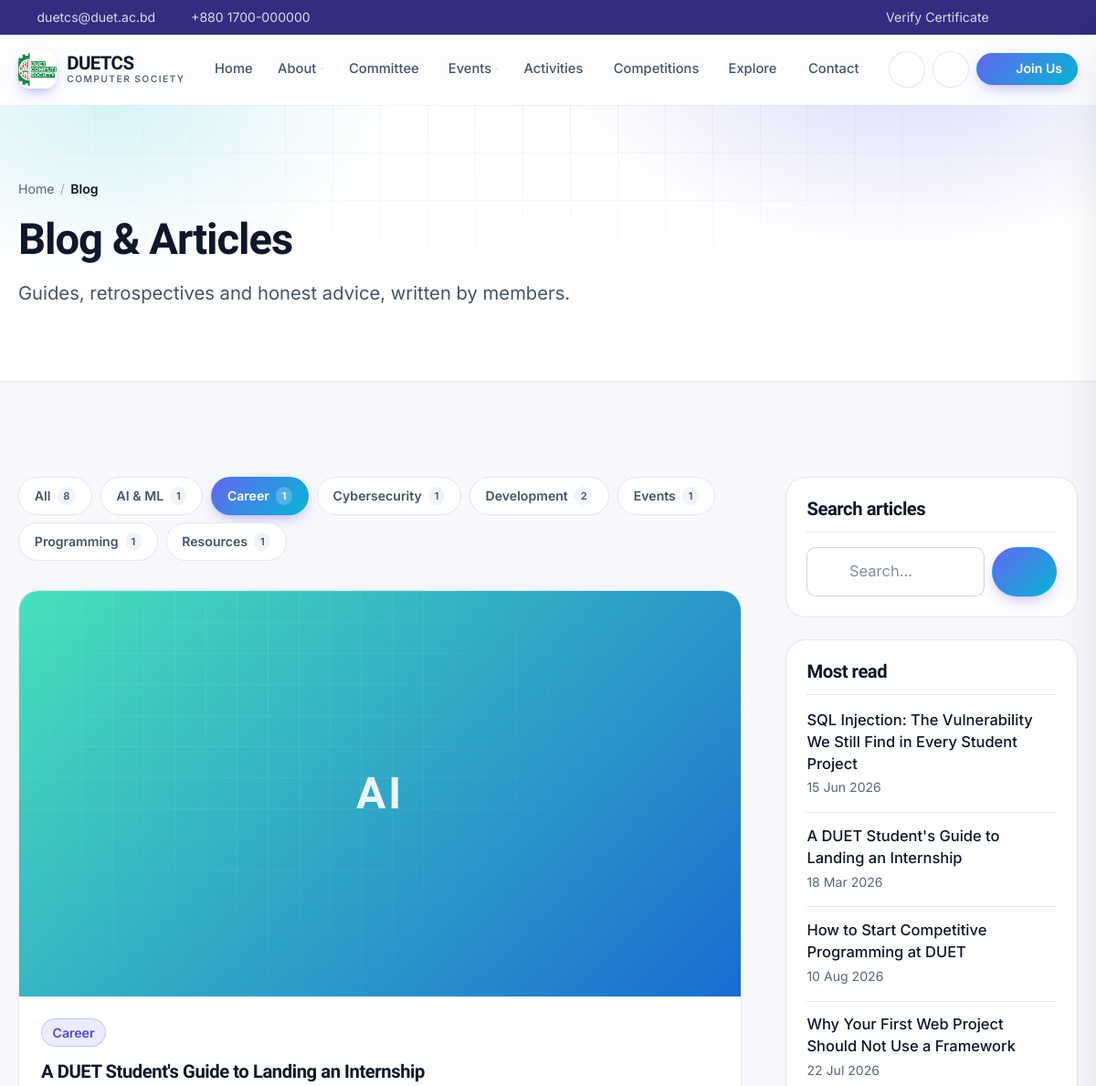
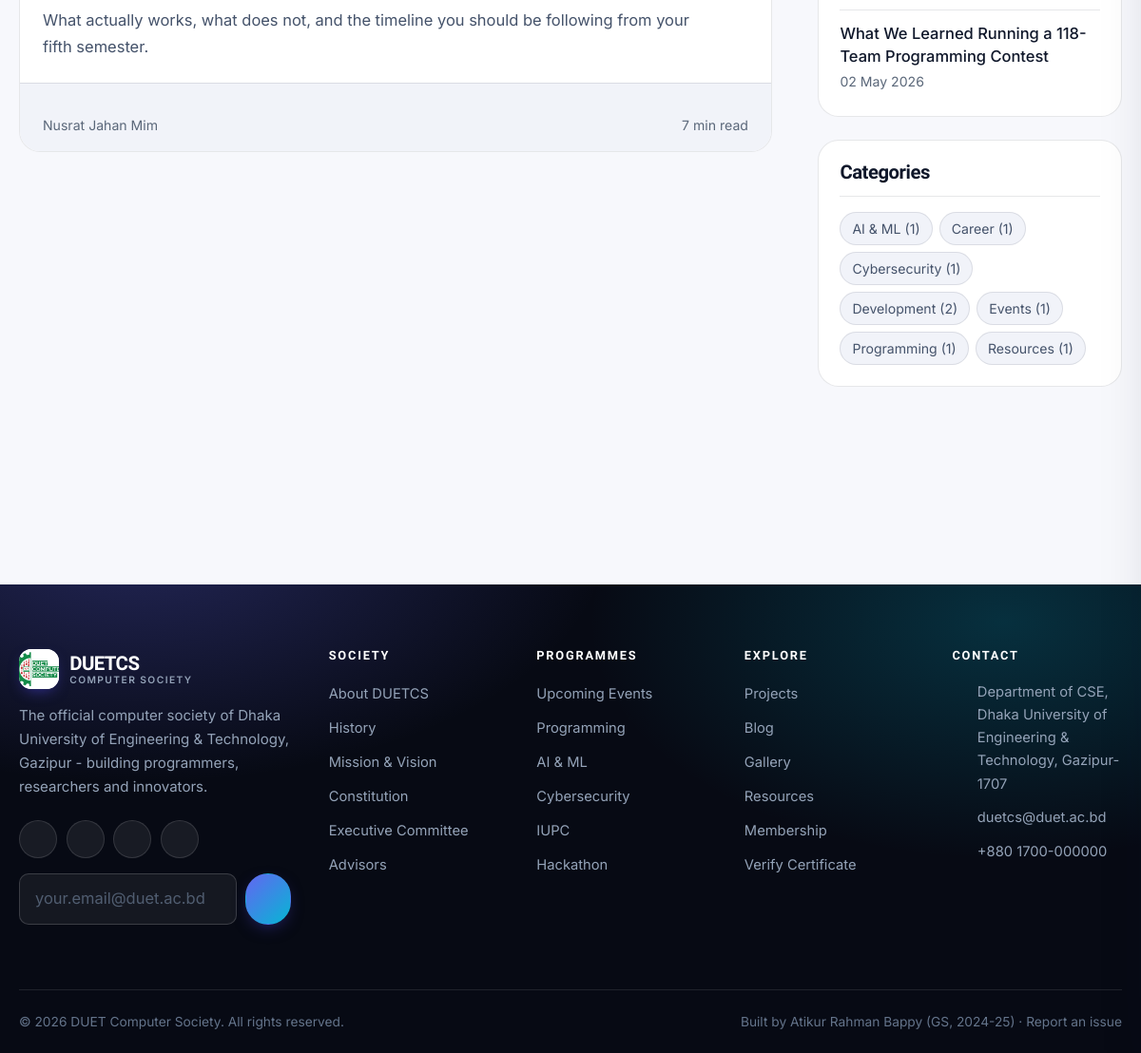
/index.php?p=blog&category=Career, run on the app's committed database (2 pictures, top to bottom).
### tables this page shows
CREATE TABLE posts (
  id           INT UNSIGNED NOT NULL AUTO_INCREMENT,
  title        VARCHAR(180) NOT NULL,
  slug         VARCHAR(200) NOT NULL,
  excerpt      VARCHAR(320) DEFAULT NULL,
  content      LONGTEXT,
  cover        VARCHAR(255) DEFAULT NULL,
  category     VARCHAR(60)  NOT NULL DEFAULT 'General',
  tags         VARCHAR(255) DEFAULT NULL,
  author_id    INT UNSIGNED DEFAULT NULL,
  author_name  VARCHAR(120) DEFAULT NULL,
  read_minutes INT NOT NULL DEFAULT 4,
  views        INT UNSIGNED NOT NULL DEFAULT 0,
  status       ENUM('draft','published') NOT NULL DEFAULT 'published',
  published_at DATETIME DEFAULT NULL,
  created_at   DATETIME NOT NULL DEFAULT CURRENT_TIMESTAMP,
  PRIMARY KEY (id),
  UNIQUE KEY uq_post_slug (slug),
  KEY idx_post_status (status),
  CONSTRAINT fk_post_author FOREIGN KEY (author_id) REFERENCES users(id) ON DELETE SET NULL
);

### app/controllers/blog.php (called while the page is built, shortened)
<?php
$cat = get('category', 'all');
$cats = [];
foreach (fetchAll("SELECT category, COUNT(*) c FROM posts WHERE status='published' GROUP BY category ORDER BY category") as $r) {
    $cats[$r['category']] = (int) $r['c'];
}
$where = "WHERE status='published'";
$bind  = [];
if ($cat !== 'all' && isset($cats[$cat])) {
    $where .= ' AND category = :c';
    $bind['c'] = $cat;
}
$perPage = 6;
$pageNo  = max(1, (int) get('page', 1));
$total   = (int) fetchValue("SELECT COUNT(*) FROM posts $where", $bind, 0);
$pages   = max(1, (int) ceil($total / $perPage));
$pageNo  = min($pageNo, $pages);
$offset  = ($pageNo - 1) * $perPage;
page('blog', [
    'title'       => 'Blog & Articles',
    'description' => 'Guides, retrospectives and honest advice written by DUETCS members.',
    'subtitle'    => 'Guides, retrospectives and honest advice, written by members.',
    'posts'       => fetchAll("SELECT * FROM posts $where ORDER BY published_at DESC LIMIT $perPage OFFSET $offset", $bind),
    'cats'        => $cats,
    'cat'         => $cat,
    'pageNo'      => $pageNo,
    'pages'       => $pages,
    'popular'     => fetchAll("SELECT id, title, slug, published_at FROM posts WHERE status='published' ORDER BY views DESC LIMIT 5"),
]);

### index.php (called while the page is built, shortened)
<?php
require __DIR__ . '/config/database.php';
require __DIR__ . '/app/helpers.php';
require __DIR__ . '/app/auth.php';
require __DIR__ . '/app/components.php';
$raw   = (string) ($_GET['p'] ?? '');
$raw   = preg_replace('#[^A-Za-z0-9/_\-]#', '', $raw);
$route = trim($raw, '/');
$segments   = $route === '' ? [] : explode('/', $route);
$controller = $segments[0] ?? '';
$routes = [
    'home'         => 'home',
    'about'        => 'about',
    'committee'    => 'committee',
    'events'       => 'events',
    'event'        => 'events',
    'activities'   => 'activities',
    'activity'     => 'activities',
    'competitions' => 'competitions',
    'competition'  => 'competitions',
    'projects'     => 'projects',
    'project'      => 'projects',
    'blog'         => 'blog',
    'gallery'      => 'gallery',
    'resources'    => 'resources',
    'membership'   => 'membership',
    'certificates' => 'certificates',
    'contact'      => 'contact',
    'search'       => 'search',
    'login'        => 'account',
    'register'     => 'account',
    'logout'       => 'account',
    'dashboard'    => 'account',
    'profile'      => 'account',
    'admin'        => 'admin',
];
$file = BASE_PATH . '/app/controllers/' . $routes[$controller] . '.php';
require $file;

### config/database.php (called while the page is built, shortened)
<?php
function db(): PDO
{
    static $pdo = null;
    if ($pdo instanceof PDO) {
        return $pdo;
    }
    $dsn = 'mysql:host=' . DB_HOST . ';port=' . DB_PORT
         . ';dbname=' . DB_NAME . ';charset=' . DB_CHARSET;
    $options = [
        PDO::ATTR_ERRMODE            => PDO::ERRMODE_EXCEPTION,
        PDO::ATTR_DEFAULT_FETCH_MODE => PDO::FETCH_ASSOC,
        PDO::ATTR_EMULATE_PREPARES   => false,
    ];
    try {
        $pdo = new PDO($dsn, DB_USER, DB_PASS, $options);
    } catch (PDOException $e) {
        http_response_code(500);
        $hint = DEBUG ? htmlspecialchars($e->getMessage(), ENT_QUOTES, 'UTF-8') : 'Database unavailable.';
        exit('<div style="font:16px/1.6 system-ui;max-width:640px;margin:80px auto;padding:32px;border:1px solid #e11d48;border-radius:12px">'
           . '<h2 style="margin:0 0 12px">Database connection failed</h2>'
           . '<p style="color:#64748b">' . $hint . '</p>'
           . (DEBUG ? '<p style="color:#64748b">Start MySQL in XAMPP, then import <code>database/schema.sql</code> via phpMyAdmin.</p>' : '')
           . '</div>');
    }
    return $pdo;
}
function q(string $sql, array $params = []): PDOStatement
{
    $stmt = db()->prepare($sql);
    $stmt->execute($params);
    return $stmt;
}
function fetchAll(string $sql, array $params = []): array
{
    return q($sql, $params)->fetchAll();
}

### views/pages/blog.php (the view, shortened to what this page needs)
<?php pageHero($title, $subtitle, ['Blog' => 'blog']);
$base = url('blog') . (PRETTY_URLS ? '?' : '&');
?>
<section class="section">
  <div class="container">
    <div class="with-sidebar">
      <div>
        <div class="filter-row reveal">
          <a class="filter-chip <?= $cat === 'all' ? 'is-active' : '' ?>" href="<?= url('blog') ?>">
            All <span class="count"><?= array_sum($cats) ?></span>
          </a>
          <?php foreach ($cats as $key => $n): ?>
            <a class="filter-chip <?= $cat === $key ? 'is-active' : '' ?>" href="<?= e($base . 'category=' . urlencode($key)) ?>">
              <?= e($key) ?> <span class="count"><?= $n ?></span>
            </a>
          <?php endforeach; ?>
        </div>
        <?php if (!$posts): ?>
          <?php emptyState('No articles here yet', 'Try another category.', 'book'); ?>
        <?php else: ?>
          <div class="grid grid-2">
            <?php foreach ($posts as $p) postCard($p); ?>
          </div>
        <?php endif; ?>
      </div>
      <aside class="sidebar">
        <div class="widget">
          <h3>Search articles</h3>
          <form action="<?= url('search') ?>" method="get" style="display:flex;gap:.5rem">
            <div class="input-group" style="flex:1">
              <input class="input" type="search" name="q" placeholder="Search…" aria-label="Search articles">
            </div>
            <button class="btn" type="submit" aria-label="Search"><?= icon('arrow') ?></button>
          </form>
        </div>
        <?php if ($popular): ?>
          <div class="widget">
            <h3>Most read</h3>
            <ul class="widget-list">
              <?php foreach ($popular as $p): ?>
                <li><a href="<?= url('blog/' . $p['slug']) ?>"><?= e($p['title']) ?></a><small><?= e(fdate($p['published_at'])) ?></small></li>
              <?php endforeach; ?>
            </ul>
          </div>
        <?php endif; ?>
        <div class="widget">
          <h3>Categories</h3>
          <div class="tag-cloud">
            <?php foreach ($cats as $key => $n): ?>
              <a href="<?= e($base . 'category=' . urlencode($key)) ?>"><?= e($key) ?> (<?= $n ?>)</a>
            <?php endforeach; ?>
          </div>
        </div>
      </aside>
    </div>
  </div>
</section>

### app/helpers.php (shortened to what this page needs)
<?php
function e($value): string
{
    return htmlspecialchars((string) ($value ?? ''), ENT_QUOTES | ENT_SUBSTITUTE, 'UTF-8');
}
function url(string $path = ''): string
{
    $path = trim($path, '/');
    if ($path === '') {
        return BASE_URL . '/';
    }
    return PRETTY_URLS
        ? BASE_URL . '/' . $path
        : BASE_URL . '/index.php?p=' . $path;
}
function upload(?string $file, string $folder = ''): string
{
    $file = trim((string) $file);
    if ($file === '') {
        return '';
    }
    $rel = ($folder !== '' ? trim($folder, '/') . '/' : '') . basename($file);
    return is_file(UPLOAD_DIR . '/' . $rel) ? UPLOAD_URL . '/' . $rel : '';
}
function hueFor(string $seed): int
{
    return (int) (hexdec(substr(md5($seed), 0, 6)) % 360);
}
function gradientFor(string $seed): string
{
    $h = hueFor($seed);
    $h2 = ($h + 48) % 360;
    return sprintf(
        'background-image:linear-gradient(135deg, hsl(%d 72%% 58%%), hsl(%d 78%% 46%%));',
        $h, $h2
    );
}
function initials(string $name): string
{
    $parts = preg_split('/\s+/', trim($name)) ?: [];
    $parts = array_values(array_filter($parts, fn($w) => $w !== '' && ctype_alpha($w[0])));
    $first = mb_strtoupper(mb_substr($parts[0], 0, 1));
    $last  = count($parts) > 1 ? mb_strtoupper(mb_substr(end($parts), 0, 1)) : '';
    return $first . $last;
}
function fdate(?string $date, string $format = 'd M Y'): string
{
    return date($format, strtotime($date));
}
function excerpt(?string $text, int $limit = 140): string
{
    $text = trim(strip_tags((string) $text));
    if (mb_strlen($text) <= $limit) {
        return $text;
    }
    $cut = mb_substr($text, 0, $limit);
    $sp  = mb_strrpos($cut, ' ');
    return rtrim($sp ? mb_substr($cut, 0, $sp) : $cut, ' ,.;:') . '…';
}
function view(string $template, array $data = []): void
{
    extract($data, EXTR_SKIP);
    $file = BASE_PATH . '/views/' . $template . '.php';
    require $file;
}
function page(string $template, array $data = []): void
{
    require BASE_PATH . '/views/layouts/header.php';
    view('pages/' . $template, $data);
    require BASE_PATH . '/views/layouts/footer.php';
}
function icon(string $name, string $class = 'icon'): string
{
    $body = $p[$name] ?? $p['code'];
    return '<svg class="' . e($class) . '" viewBox="0 0 24 24" fill="none" stroke="currentColor" stroke-width="1.8" '
         . 'stroke-linecap="round" stroke-linejoin="round" aria-hidden="true">' . $body . '</svg>';
}

### app/components.php (shortened to what this page needs)
<?php
function mediaBox(?string $file, string $folder, string $seed, string $class = 'card-media'): void
{
    $src = upload($file, $folder);
    echo '<div class="' . e($class) . '">';
    if ($src !== '') {
        echo '<img src="' . e($src) . '" alt="" loading="lazy">';
    } else {
        echo '<div class="ph" style="' . e(gradientFor($seed)) . '">' . e(initials($seed)) . '</div>';
    }
    echo '</div>';
}
function pageHero(string $title, string $subtitle = '', array $crumbs = []): void
{
    ?>
    <section class="page-hero">
      <div class="container">
        <?php if ($crumbs): ?>
          <nav class="crumbs" aria-label="Breadcrumb">
            <a href="<?= url() ?>">Home</a>
            <?php $last = array_key_last($crumbs); foreach ($crumbs as $label => $href): ?>
              <span class="sep">/</span>
              <?php if ($href && $label !== $last): ?>
                <a href="<?= url($href) ?>"><?= e($label) ?></a>
              <?php else: ?>
                <span aria-current="page"><?= e($label) ?></span>
              <?php endif; ?>
            <?php endforeach; ?>
          </nav>
        <?php endif; ?>
        <h1><?= e($title) ?></h1>
        <?php if ($subtitle !== ''): ?><p><?= e($subtitle) ?></p><?php endif; ?>
      </div>
    </section>
    <?php
}
    ?>
    <?php
function postCard(array $p): void
{
    ?>
    <article class="card reveal">
      <?php mediaBox($p['cover'] ?? null, 'blog', $p['title']); ?>
      <div class="card-body">
        <div class="card-meta"><span class="badge badge-brand"><?= e($p['category']) ?></span></div>
        <h3 class="card-title"><a href="<?= url('blog/' . $p['slug']) ?>"><?= e($p['title']) ?></a></h3>
        <p class="card-text"><?= e(excerpt($p['excerpt'] ?? $p['content'] ?? '', 140)) ?></p>
      </div>
      <div class="card-foot">
        <span><?= icon('users') ?> <?= e($p['author_name'] ?: 'DUETCS') ?></span>
        <span><?= icon('clock') ?> <?= (int) $p['read_minutes'] ?> min read</span>
      </div>
    </article>
    <?php
}
    ?>

### data on the page
posts: title "AI", category "Career", title "A DUET Student's Guide to Landing an Internship", excerpt "What actually works, what does not, and the timeline you should be following from your fifth semester.", author_name "Nusrat Jahan Mim", read_minutes "7", published_at "18 Mar 2026"
posts: title "SQL Injection: The Vulnerability We Still Find in Every Student Project", published_at "15 Jun 2026"
posts: title "How to Start Competitive Programming at DUET", published_at "10 Aug 2026"
posts: title "Why Your First Web Project Should Not Use a Framework", published_at "22 Jul 2026"
posts: title "What We Learned Running a 118-Team Programming Contest", published_at "02 May 2026"

### other printed values
setting('site_email', SITE_EMAIL) "duetcs@duet.ac.bd"
setting('site_phone', SITE_PHONE) "+880 1700-000000"
SITE_SHORT "DUETCS"
$item['label'] "Home"
$item['label'] "About"
$item['label'] "Committee"
$item['label'] "Events"
$item['label'] "Activities"
$item['label'] "Competitions"
$item['label'] "Explore"
$item['label'] "Contact"
$label "Blog"
$title "Blog & Articles"
$subtitle "Guides, retrospectives and honest advice, written by members."
array_sum($cats) "8"
